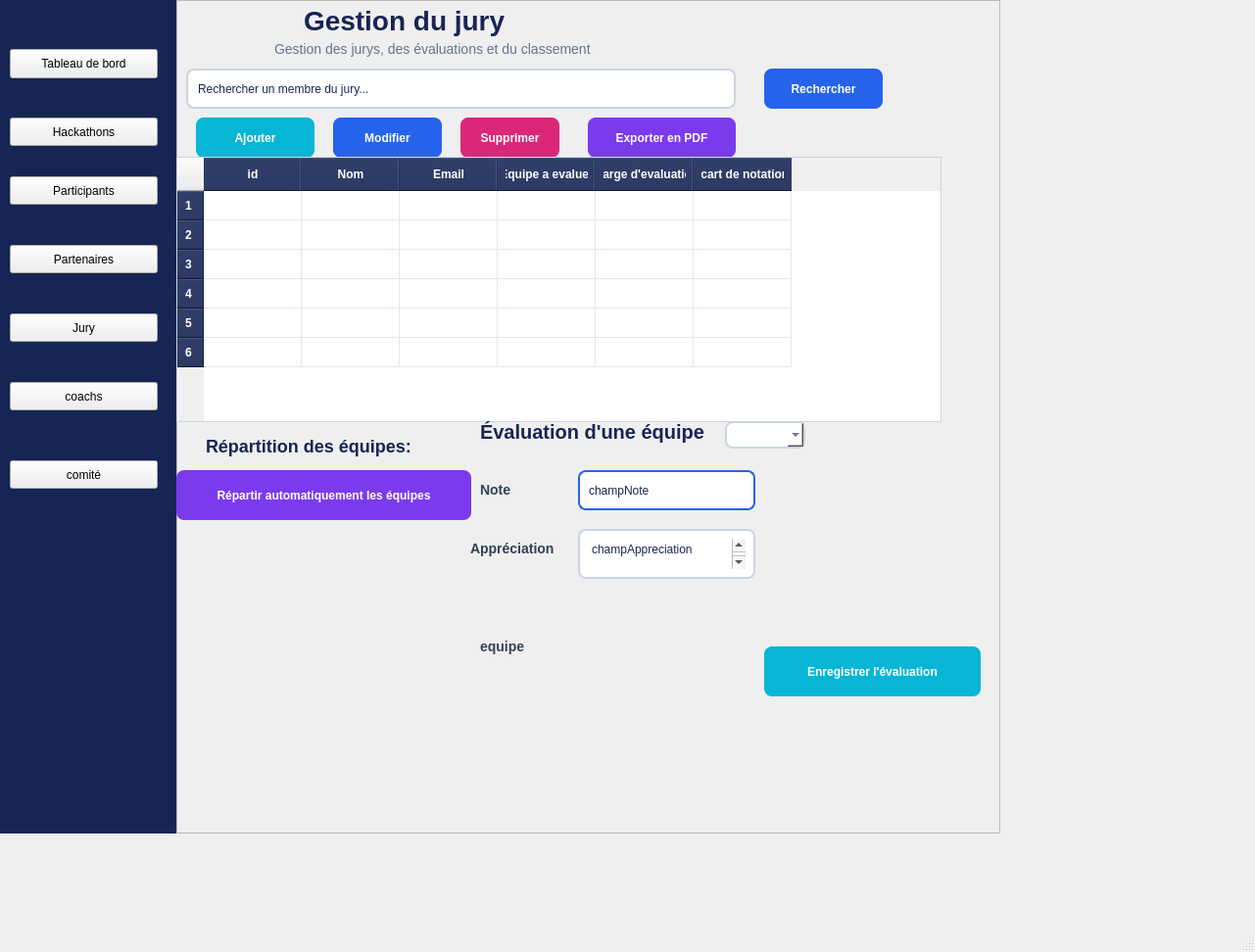
<?xml version="1.0" encoding="UTF-8"?>
<ui version="4.0">
 <class>MainWindow</class>
 <widget class="QMainWindow" name="MainWindow">
  <property name="geometry">
   <rect>
    <x>0</x>
    <y>0</y>
    <width>1281</width>
    <height>972</height>
   </rect>
  </property>
  <property name="windowTitle">
   <string>MainWindow</string>
  </property>
  <widget class="QWidget" name="centralwidget">
   <widget class="QFrame" name="cadreMenu">
    <property name="geometry">
     <rect>
      <x>0</x>
      <y>0</y>
      <width>181</width>
      <height>851</height>
     </rect>
    </property>
    <property name="styleSheet">
     <string notr="true">QFrame {
    background-color: #172554;
    border: none;
}</string>
    </property>
    <property name="frameShape">
     <enum>QFrame::Shape::StyledPanel</enum>
    </property>
    <property name="frameShadow">
     <enum>QFrame::Shadow::Raised</enum>
    </property>
    <widget class="QPushButton" name="boutonTableauDeBord">
     <property name="geometry">
      <rect>
       <x>10</x>
       <y>50</y>
       <width>151</width>
       <height>30</height>
      </rect>
     </property>
     <property name="text">
      <string>Tableau de bord</string>
     </property>
    </widget>
    <widget class="QPushButton" name="pushButton">
     <property name="geometry">
      <rect>
       <x>10</x>
       <y>120</y>
       <width>151</width>
       <height>29</height>
      </rect>
     </property>
     <property name="text">
      <string>Hackathons</string>
     </property>
    </widget>
    <widget class="QPushButton" name="pushButton_2">
     <property name="geometry">
      <rect>
       <x>10</x>
       <y>180</y>
       <width>151</width>
       <height>29</height>
      </rect>
     </property>
     <property name="text">
      <string>Participants</string>
     </property>
    </widget>
    <widget class="QPushButton" name="pushButton_3">
     <property name="geometry">
      <rect>
       <x>10</x>
       <y>250</y>
       <width>151</width>
       <height>29</height>
      </rect>
     </property>
     <property name="text">
      <string>Partenaires</string>
     </property>
    </widget>
    <widget class="QPushButton" name="pushButton_4">
     <property name="geometry">
      <rect>
       <x>10</x>
       <y>320</y>
       <width>151</width>
       <height>29</height>
      </rect>
     </property>
     <property name="text">
      <string>Jury</string>
     </property>
    </widget>
    <widget class="QPushButton" name="pushButton_5">
     <property name="geometry">
      <rect>
       <x>10</x>
       <y>390</y>
       <width>151</width>
       <height>29</height>
      </rect>
     </property>
     <property name="text">
      <string>coachs</string>
     </property>
    </widget>
    <widget class="QPushButton" name="pushButton_6">
     <property name="geometry">
      <rect>
       <x>10</x>
       <y>470</y>
       <width>151</width>
       <height>29</height>
      </rect>
     </property>
     <property name="text">
      <string>comité</string>
     </property>
    </widget>
   </widget>
   <widget class="QFrame" name="cadrePrincipal">
    <property name="geometry">
     <rect>
      <x>180</x>
      <y>0</y>
      <width>841</width>
      <height>851</height>
     </rect>
    </property>
    <property name="frameShape">
     <enum>QFrame::Shape::StyledPanel</enum>
    </property>
    <property name="frameShadow">
     <enum>QFrame::Shadow::Raised</enum>
    </property>
    <widget class="QLabel" name="titreGestionJury">
     <property name="geometry">
      <rect>
       <x>130</x>
       <y>0</y>
       <width>211</width>
       <height>41</height>
      </rect>
     </property>
     <property name="styleSheet">
      <string notr="true">QLabel {
    color: #172554;
    font-size: 28px;
    font-weight: bold;
}</string>
     </property>
     <property name="text">
      <string>Gestion du jury</string>
     </property>
    </widget>
    <widget class="QLineEdit" name="champRecherche">
     <property name="geometry">
      <rect>
       <x>10</x>
       <y>70</y>
       <width>561</width>
       <height>41</height>
      </rect>
     </property>
     <property name="styleSheet">
      <string notr="true">QLineEdit {
    background-color: white;
    color: #172554;
    border: 2px solid #CBD5E1;
    border-radius: 8px;
    padding: 8px;
}</string>
     </property>
     <property name="text">
      <string>Rechercher un membre du jury...</string>
     </property>
    </widget>
    <widget class="QPushButton" name="boutonRechercher">
     <property name="geometry">
      <rect>
       <x>600</x>
       <y>70</y>
       <width>121</width>
       <height>41</height>
      </rect>
     </property>
     <property name="styleSheet">
      <string notr="true">QPushButton {
    background-color: #2563EB;
    color: white;
    border: none;
    border-radius: 8px;
    padding: 8px 16px;
    font-weight: bold;
}</string>
     </property>
     <property name="text">
      <string>Rechercher</string>
     </property>
    </widget>
    <widget class="QPushButton" name="boutonAjouter">
     <property name="geometry">
      <rect>
       <x>20</x>
       <y>120</y>
       <width>121</width>
       <height>41</height>
      </rect>
     </property>
     <property name="styleSheet">
      <string notr="true">QPushButton {
    background-color: #06B6D4;
    color: white;
    border-radius: 8px;
    font-weight: bold;
}</string>
     </property>
     <property name="text">
      <string>Ajouter</string>
     </property>
    </widget>
    <widget class="QPushButton" name="boutonModifier">
     <property name="geometry">
      <rect>
       <x>160</x>
       <y>120</y>
       <width>111</width>
       <height>41</height>
      </rect>
     </property>
     <property name="styleSheet">
      <string notr="true">QPushButton {
    background-color: #2563EB;
    color: white;
    border-radius: 8px;
    font-weight: bold;
}</string>
     </property>
     <property name="text">
      <string>Modifier</string>
     </property>
    </widget>
    <widget class="QPushButton" name="boutonSupprimer">
     <property name="geometry">
      <rect>
       <x>290</x>
       <y>120</y>
       <width>101</width>
       <height>41</height>
      </rect>
     </property>
     <property name="styleSheet">
      <string notr="true">QPushButton {
    background-color: #DB2777;
    color: white;
    border-radius: 8px;
    font-weight: bold;
}</string>
     </property>
     <property name="text">
      <string>Supprimer</string>
     </property>
    </widget>
    <widget class="QPushButton" name="boutonExporterPDF">
     <property name="geometry">
      <rect>
       <x>420</x>
       <y>120</y>
       <width>151</width>
       <height>41</height>
      </rect>
     </property>
     <property name="styleSheet">
      <string notr="true">QPushButton {
    background-color: #7C3AED;
    color: white;
    border-radius: 8px;
    font-weight: bold;
}</string>
     </property>
     <property name="text">
      <string>Exporter en PDF</string>
     </property>
    </widget>
    <widget class="QTableWidget" name="tableauJurys">
     <property name="geometry">
      <rect>
       <x>0</x>
       <y>160</y>
       <width>781</width>
       <height>271</height>
      </rect>
     </property>
     <property name="styleSheet">
      <string notr="true">QTableWidget {
    background-color: white;
    color: #172554;
    border: 1px solid #CBD5E1;
    gridline-color: #E2E8F0;
}

QHeaderView::section {
    background-color: #172554;
    color: white;
    padding: 8px;
    font-weight: bold;
}</string>
     </property>
     <row/>
     <row/>
     <row/>
     <row/>
     <row/>
     <row/>
     <column>
      <property name="text">
       <string>id</string>
      </property>
     </column>
     <column>
      <property name="text">
       <string>Nom</string>
      </property>
     </column>
     <column>
      <property name="text">
       <string>Email</string>
      </property>
     </column>
     <column>
      <property name="text">
       <string>Equipe a evaluer</string>
      </property>
     </column>
     <column>
      <property name="text">
       <string>Charge d'evaluation </string>
      </property>
     </column>
     <column>
      <property name="text">
       <string>Ecart de notation </string>
      </property>
     </column>
    </widget>
    <widget class="QLabel" name="label">
     <property name="geometry">
      <rect>
       <x>20</x>
       <y>440</y>
       <width>231</width>
       <height>31</height>
      </rect>
     </property>
     <property name="styleSheet">
      <string notr="true">QLabel {
    color: #172554;
    font-size: 18px;
    font-weight: bold;
    padding: 5px;
}</string>
     </property>
     <property name="text">
      <string>Répartition des équipes:</string>
     </property>
    </widget>
    <widget class="QPushButton" name="boutonRepartitionAutomatique">
     <property name="geometry">
      <rect>
       <x>0</x>
       <y>480</y>
       <width>301</width>
       <height>51</height>
      </rect>
     </property>
     <property name="styleSheet">
      <string notr="true">QPushButton {
    background-color: #7C3AED;
    color: white;
    border: none;
    border-radius: 8px;
    padding: 10px 18px;
    font-weight: bold;
}</string>
     </property>
     <property name="text">
      <string>Répartir automatiquement les équipes</string>
     </property>
    </widget>
    <widget class="QStackedWidget" name="widgetEmpile">
     <property name="geometry">
      <rect>
       <x>300</x>
       <y>430</y>
       <width>541</width>
       <height>301</height>
      </rect>
     </property>
     <property name="currentIndex">
      <number>0</number>
     </property>
     <widget class="QWidget" name="pageEvaluation">
      <widget class="QLabel" name="label_2">
       <property name="geometry">
        <rect>
         <x>0</x>
         <y>-10</y>
         <width>251</width>
         <height>41</height>
        </rect>
       </property>
       <property name="styleSheet">
        <string notr="true">QLabel {
    color: #172554;
    font-size: 20px;
    font-weight: bold;
    padding: 5px;
}</string>
       </property>
       <property name="text">
        <string>Évaluation d'une équipe</string>
       </property>
      </widget>
      <widget class="QComboBox" name="comboEquipe">
       <property name="geometry">
        <rect>
         <x>260</x>
         <y>0</y>
         <width>82</width>
         <height>28</height>
        </rect>
       </property>
       <property name="styleSheet">
        <string notr="true">QComboBox {
    background-color: white;
    color: #172554;
    border: 2px solid #CBD5E1;
    border-radius: 8px;
    padding: 7px;
}</string>
       </property>
      </widget>
      <widget class="QLabel" name="label_3">
       <property name="geometry">
        <rect>
         <x>10</x>
         <y>60</y>
         <width>63</width>
         <height>20</height>
        </rect>
       </property>
       <property name="styleSheet">
        <string notr="true">QLabel {
    color: #334155;
    font-size: 14px;
    font-weight: bold;
}
</string>
       </property>
       <property name="text">
        <string>Note</string>
       </property>
      </widget>
      <widget class="QLineEdit" name="champNote">
       <property name="geometry">
        <rect>
         <x>110</x>
         <y>50</y>
         <width>181</width>
         <height>41</height>
        </rect>
       </property>
       <property name="styleSheet">
        <string notr="true">QLineEdit {
    background-color: white;
    color: #172554;
    border: 2px solid #2563EB;
    border-radius: 8px;
    padding: 7px;
}</string>
       </property>
       <property name="text">
        <string>champNote</string>
       </property>
      </widget>
      <widget class="QLabel" name="label_4">
       <property name="geometry">
        <rect>
         <x>0</x>
         <y>120</y>
         <width>91</width>
         <height>20</height>
        </rect>
       </property>
       <property name="styleSheet">
        <string notr="true">QLabel {
    color: #334155;
    font-size: 14px;
    font-weight: bold;
}
</string>
       </property>
       <property name="text">
        <string>Appréciation</string>
       </property>
      </widget>
      <widget class="QTextEdit" name="textEdit">
       <property name="geometry">
        <rect>
         <x>110</x>
         <y>110</y>
         <width>181</width>
         <height>51</height>
        </rect>
       </property>
       <property name="styleSheet">
        <string notr="true">QTextEdit {
    background-color: white;
    color: #172554;
    border: 2px solid #CBD5E1;
    border-radius: 8px;
    padding: 8px;
}</string>
       </property>
       <property name="html">
        <string>&lt;!DOCTYPE HTML PUBLIC &quot;-//W3C//DTD HTML 4.0//EN&quot; &quot;http://www.w3.org/TR/REC-html40/strict.dtd&quot;&gt;
&lt;html&gt;&lt;head&gt;&lt;meta name=&quot;qrichtext&quot; content=&quot;1&quot; /&gt;&lt;meta charset=&quot;utf-8&quot; /&gt;&lt;style type=&quot;text/css&quot;&gt;
p, li { white-space: pre-wrap; }
hr { height: 1px; border-width: 0; }
li.unchecked::marker { content: &quot;\2610&quot;; }
li.checked::marker { content: &quot;\2612&quot;; }
&lt;/style&gt;&lt;/head&gt;&lt;body style=&quot; font-family:'Segoe UI'; font-size:9pt; font-weight:400; font-style:normal;&quot;&gt;
&lt;p style=&quot; margin-top:0px; margin-bottom:0px; margin-left:0px; margin-right:0px; -qt-block-indent:0; text-indent:0px;&quot;&gt;champAppreciation&lt;/p&gt;
&lt;p style=&quot;-qt-paragraph-type:empty; margin-top:0px; margin-bottom:0px; margin-left:0px; margin-right:0px; -qt-block-indent:0; text-indent:0px;&quot;&gt;&lt;br /&gt;&lt;/p&gt;&lt;/body&gt;&lt;/html&gt;</string>
       </property>
      </widget>
      <widget class="QPushButton" name="boutonEnregistrerEvaluation">
       <property name="geometry">
        <rect>
         <x>300</x>
         <y>230</y>
         <width>221</width>
         <height>51</height>
        </rect>
       </property>
       <property name="styleSheet">
        <string notr="true">QPushButton {
    background-color: #06B6D4;
    color: white;
    border: none;
    border-radius: 8px;
    padding: 10px 18px;
    font-weight: bold;
}</string>
       </property>
       <property name="text">
        <string>Enregistrer l'évaluation</string>
       </property>
      </widget>
      <widget class="QLabel" name="label_8">
       <property name="geometry">
        <rect>
         <x>10</x>
         <y>220</y>
         <width>63</width>
         <height>20</height>
        </rect>
       </property>
       <property name="styleSheet">
        <string notr="true">QLabel {
    color: #334155;
    font-size: 14px;
    font-weight: bold;
}</string>
       </property>
       <property name="text">
        <string>equipe</string>
       </property>
      </widget>
     </widget>
     <widget class="QWidget" name="pageClassement">
      <widget class="QLabel" name="label_5">
       <property name="geometry">
        <rect>
         <x>10</x>
         <y>0</y>
         <width>211</width>
         <height>31</height>
        </rect>
       </property>
       <property name="styleSheet">
        <string notr="true">QLabel {
    color: #172554;
    font-size: 20px;
    font-weight: bold;
    padding: 5px;
}
</string>
       </property>
       <property name="text">
        <string>Classement final</string>
       </property>
      </widget>
      <widget class="QTableWidget" name="tableWidget">
       <property name="geometry">
        <rect>
         <x>0</x>
         <y>40</y>
         <width>531</width>
         <height>191</height>
        </rect>
       </property>
       <property name="styleSheet">
        <string notr="true">QTableWidget {
    background-color: white;
    color: #172554;
    border: 1px solid #CBD5E1;
    gridline-color: #E2E8F0;
}

QHeaderView::section {
    background-color: #172554;
    color: white;
    padding: 8px;
    font-weight: bold;
}</string>
       </property>
       <row/>
       <row/>
       <row/>
       <row/>
       <column>
        <property name="text">
         <string>Rang</string>
        </property>
       </column>
       <column>
        <property name="text">
         <string>Equipe</string>
        </property>
       </column>
       <column>
        <property name="text">
         <string>Moyenne</string>
        </property>
       </column>
       <column>
        <property name="text">
         <string>Nombre de jurys</string>
        </property>
       </column>
      </widget>
      <widget class="QFrame" name="cadreHistogramme">
       <property name="geometry">
        <rect>
         <x>370</x>
         <y>250</y>
         <width>120</width>
         <height>61</height>
        </rect>
       </property>
       <property name="frameShape">
        <enum>QFrame::Shape::StyledPanel</enum>
       </property>
       <property name="frameShadow">
        <enum>QFrame::Shadow::Raised</enum>
       </property>
      </widget>
      <widget class="QLabel" name="label_6">
       <property name="geometry">
        <rect>
         <x>0</x>
         <y>240</y>
         <width>301</width>
         <height>31</height>
        </rect>
       </property>
       <property name="styleSheet">
        <string notr="true">QLabel {
    color: #172554;
    font-size: 18px;
    font-weight: bold;
    padding: 5px;
}</string>
       </property>
       <property name="text">
        <string>Détection des écarts de notation</string>
       </property>
      </widget>
      <widget class="QLabel" name="labelAlerteNotation">
       <property name="geometry">
        <rect>
         <x>40</x>
         <y>270</y>
         <width>211</width>
         <height>31</height>
        </rect>
       </property>
       <property name="styleSheet">
        <string notr="true">QLabel {
    color: #475569;
    font-size: 14px;
    padding: 8px;
}
</string>
       </property>
       <property name="text">
        <string>Aucun écart important détecté.</string>
       </property>
      </widget>
     </widget>
    </widget>
    <widget class="QLabel" name="label_7">
     <property name="geometry">
      <rect>
       <x>100</x>
       <y>40</y>
       <width>341</width>
       <height>20</height>
      </rect>
     </property>
     <property name="styleSheet">
      <string notr="true">QLabel {
    color: #64748B;
    font-size: 14px;
}</string>
     </property>
     <property name="text">
      <string>Gestion des jurys, des évaluations et du classement</string>
     </property>
    </widget>
   </widget>
  </widget>
  <widget class="QMenuBar" name="menubar">
   <property name="geometry">
    <rect>
     <x>0</x>
     <y>0</y>
     <width>1281</width>
     <height>25</height>
    </rect>
   </property>
  </widget>
  <widget class="QStatusBar" name="statusbar"/>
 </widget>
 <resources/>
 <connections/>
</ui>
